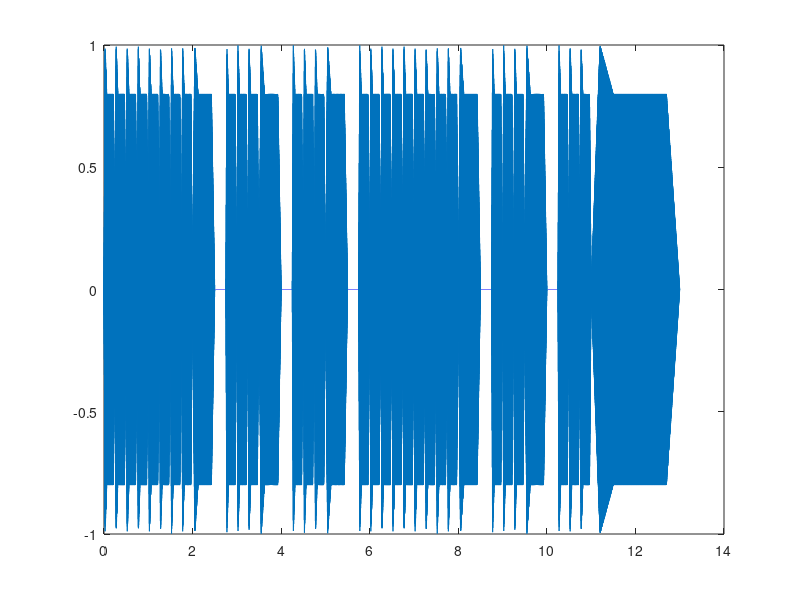

Reproduce this figure in MATLAB.
%   Benjamin Hoertnagl-Pereira
%   bhoertn1@jhu.edu
%   
%   Signals and Systems
%   Project 1
%       Part 2 - Melody Enrichment (Volume Variation)


%the set of notes
noteSet = {'A3', 'B3b', 'B3', 'C3', 'D3b', 'D3', 'E3b', 'E3', 'F3', 'G3b', 'G3', 'A4b',...
    'A4', 'B4b', 'B4', 'C4', 'D4b', 'D4', 'E4b', 'E4', 'F4', 'G4b', 'G4', 'A5b', '-'};

%the set of frequencies associated with the respective notes
freqSet = [220*2.^(0/12), 220*2.^(1/12), 220*2.^(2/12), 220*2.^(3/12), 220*2.^(4/12), 220*2.^(5/12), 220*2.^(6/12), 220*2.^(7/12), 220*2.^(8/12), 220*2.^(9/12), 220*2.^(10/12), 220*2.^(11/12),...
    220*2.^(12/12), 220*2.^(13/12), 220*2.^(14/12), 220*2.^(15/12), 220*2.^(16/12), 220*2.^(17/12), 220*2.^(18/12), 220*2.^(19/12), 220*2.^(20/12), 220*2.^(21/12), 220*2.^(22/12), 220*2.^(23/12), 0];    

%lookup table for frequencey of given note
noteFreq = containers.Map(noteSet, freqSet);

%sampling frequency
Fs = 8000;

%respective period of sampling
Ts = 1/Fs;


%loads the given .mat file
load melody1.mat;

%duration of a unit note length (default - 0.5)
noteLength = 0.25;



%total duration of piece in seconds
totalSec = 0;
for sec = score
    totalSec = totalSec + sec;
end 
totalSec = totalSec * noteLength;

%the signal array for melody, initializing
melody = zeros(1, Fs * totalSec);

i = 1;
timeMark = 1;
%iterate through each note
for n = notes
    dur = score(i);
    t = 0:Ts:dur * noteLength;
    
    freq = noteFreq(char(n));

    y = sin(freq*2*pi*t);
    
    %enrichment, ADSR
    a = linspace(0, 1, 0.1*dur * noteLength*Fs);
    d = linspace(1, 0.8, 0.15*dur * noteLength*Fs);
    
    %need to account for extra +1 sample
    s = 0.8*ones(1, 0.6*dur * noteLength*Fs + 1);    %linspace(0.8, 0.8, 0.6*dur * noteLength*Fs);
    
    r = linspace(0.8, 0, 0.15*dur * noteLength*Fs);
    enrich = [a d s r];
    %
    
    melody(1, timeMark:timeMark + size(t, 2) - 1) = y.* enrich;

    
    %updates counter for index in score array
    i = i + 1;
    
    %updates the current time marker in melody
    timeMark = timeMark + (dur * noteLength) * Fs;
end

%soundsc(melody, Fs);
tTotal = 0:Ts:totalSec;
%plot(tTotal, melody(1, 1:1.5*Fs + 1));
plot(tTotal, melody);

audiowrite('test1.wav', melody, Fs);

soundsc(melody, Fs)
